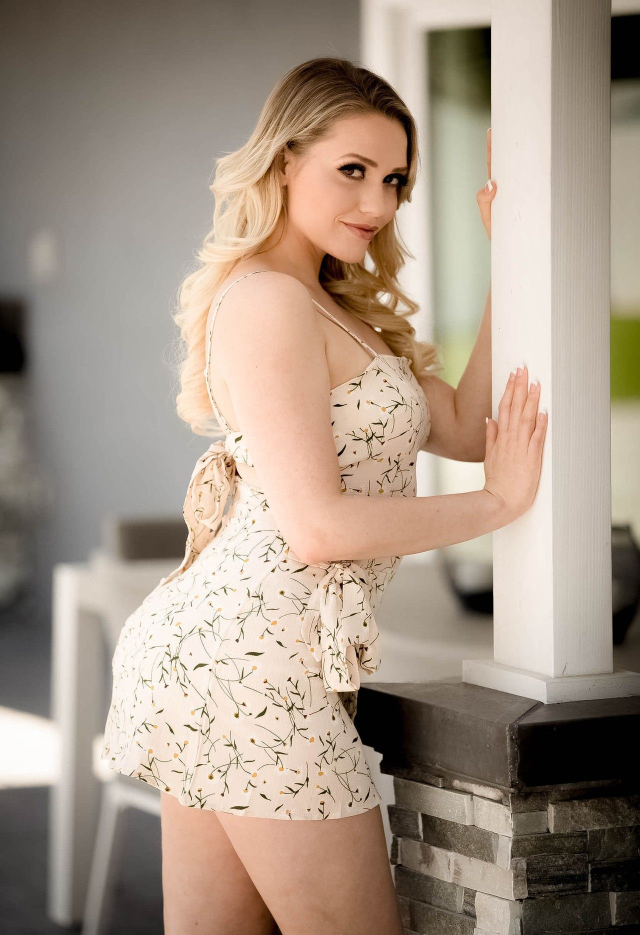
#> input picture opencv_course/mia.jpg, 1280 x 1870 px (shown at 1/2 size)
$ jupyter execute carton.ipynb
#> lines starting #> are read from the running program, lines starting #| are printed output that depends on the picture; after the words box and inside, x2 and y2 are one past the last pixel; in counts of white or black regions, pixels touching at a corner belong together
[cell 1]
import cv2

[cell 2]
img = cv2.imread('mia.jpg')
#> img is the input picture: shape (1870, 1280, 3); mean B, G, R 134.5, 149.6, 166

[cell 3]
gray = cv2.cvtColor(img,cv2.COLOR_BGR2GRAY)
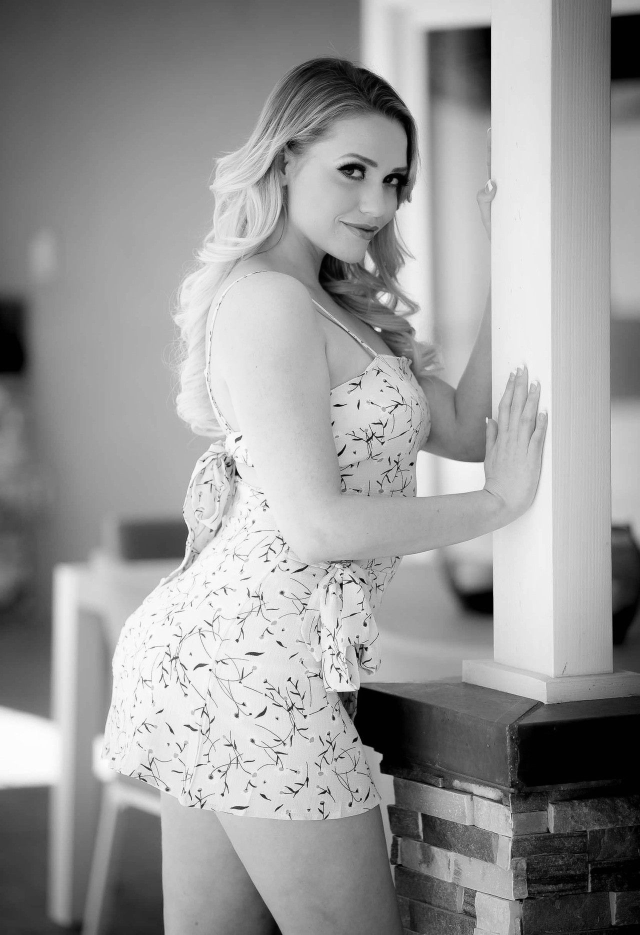
#> gray: shape (1870, 1280) (shown at 1/2 size); min 0, max 255, mean 152.8

[cell 4]
bilateral = cv2.bilateralFilter(gray, 9, 75, 75 )

[cell 5]
edges = cv2.Canny(bilateral, 50, 150)
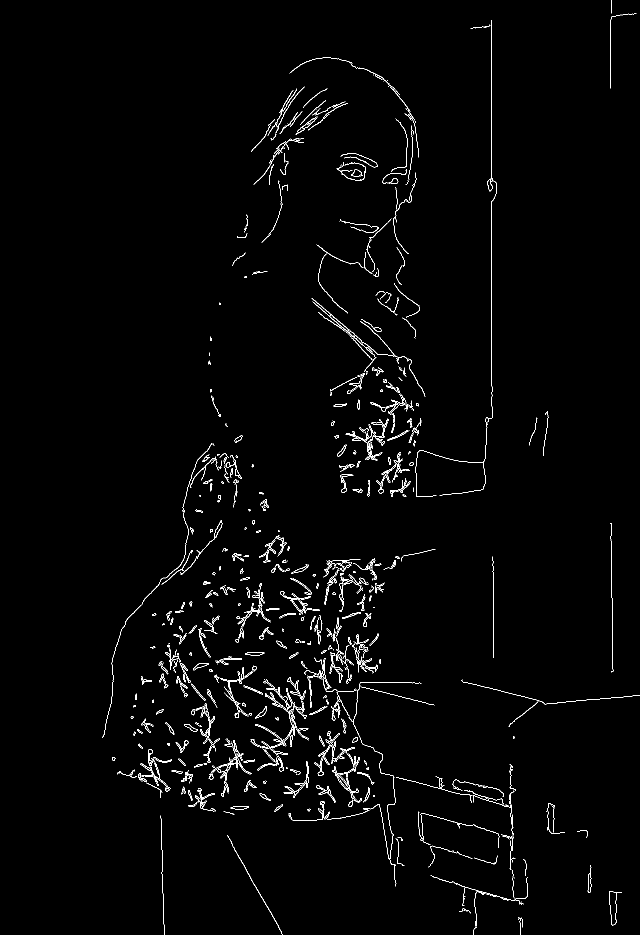
#> edges: shape (1870, 1280) (shown at 1/2 size); 1.6% white in thin lines or dots, all inside (x1, y1, x2, y2) = (205, 0, 1280, 1870)

[cell 6]
ret, mask = cv2.threshold(edges, 50, 2255, cv2.THRESH_BINARY_INV)
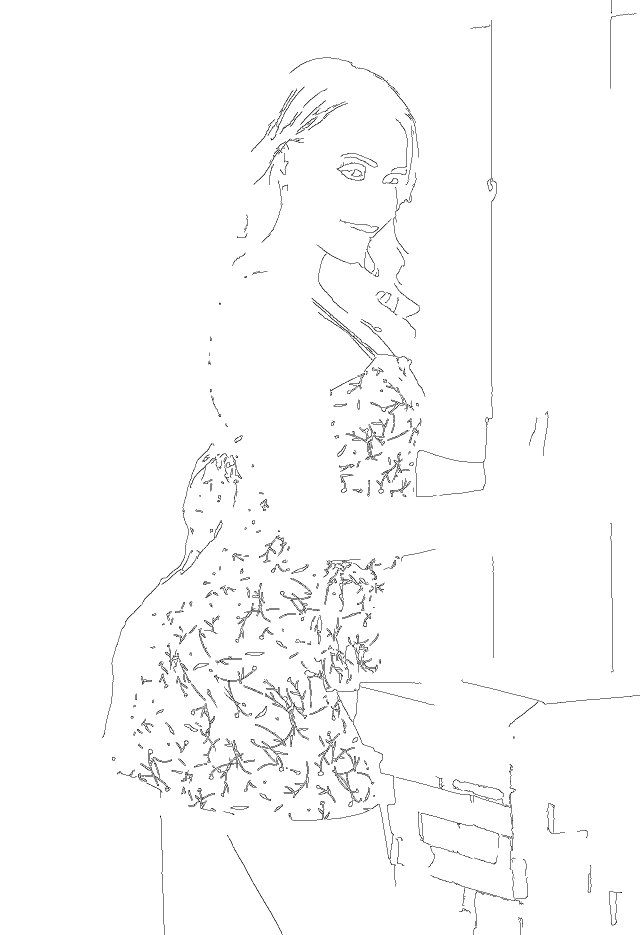
#> mask: shape (1870, 1280) (shown at 1/2 size); 98.4% white; black in thin lines or dots, all inside (x1, y1, x2, y2) = (205, 0, 1280, 1870)

[cell 7]
cartoon = cv2.bitwise_and(img, img, mask= mask)
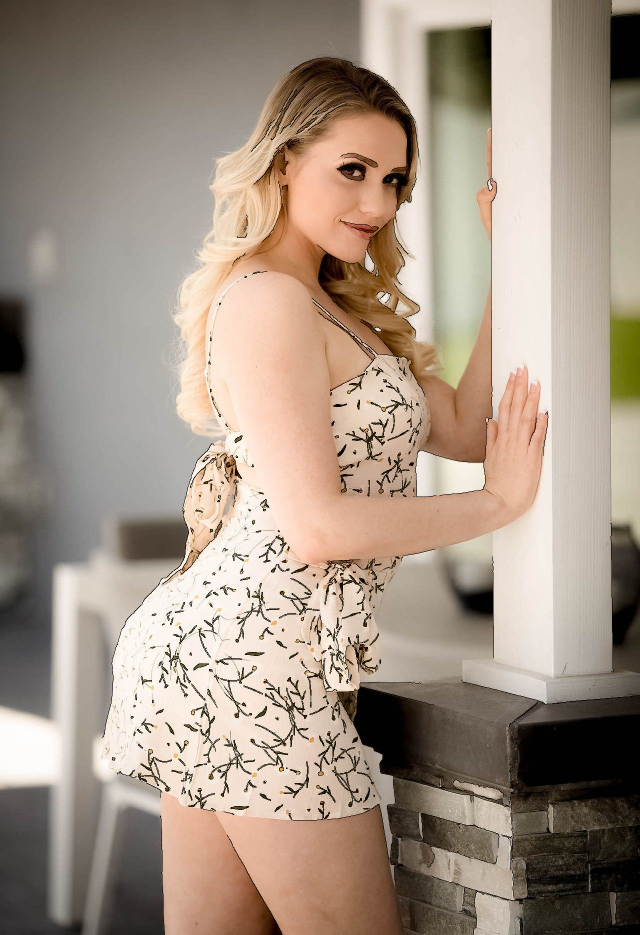
#> cartoon: shape (1870, 1280, 3) (shown at 1/2 size); mean B, G, R 132.6, 147.3, 163.3
